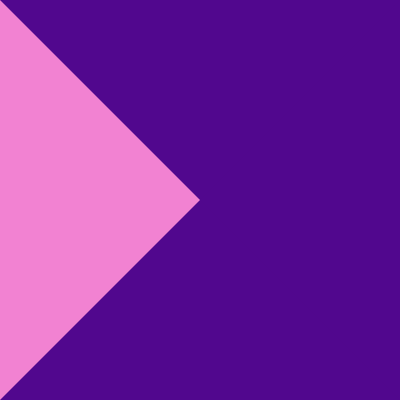
Frame 1 (no input)
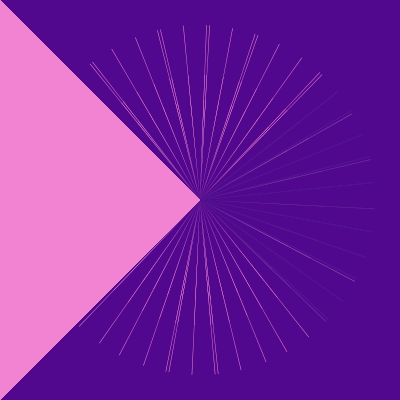
Frame 60 (the mouse pressed at the canvas centre just before this capture)
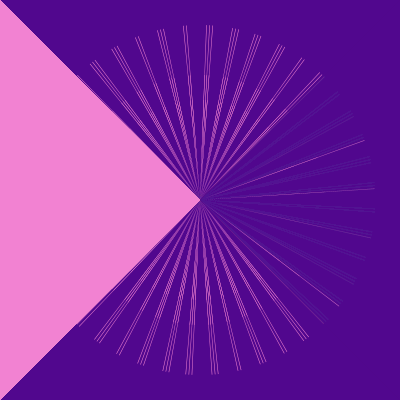
Frame 120 (the mouse held since frame 60 and released just before this capture)

The Processing sketch that drew these frames (run headless with seeded random() and noise(); from frame 60 on, the mouse is pressed at the canvas centre):

// Processing sketch: processing_82875
// ── processing_82875.pde

//Variable de couleur
int a;
//Rayon du cercle
int R;
//Centre du cercle
int xc;
int yc;
//angle qui détermine la position de l'arc
float angle1=random(0, PI);
 
 
void setup()
{
 //Epaisseur des traits
  strokeWeight(0.5);
 //Couleur de fond
  background(#51078E);
 //Taille du sketch
  size (400,400);
  //on déclare les variables
  a=(#F282D2);
  R=height-50;
  xc=width/2;
  yc=height/2;
  frameRate(160);
}
void draw()
{
 //Pour adoucir les trait.
   smooth();
  
 //Pour la couleur des arcs.
   fill(a);
  
 //On definit l'arc.
   angle1=(angle1+TWO_PI)%TWO_PI;
    
 //On trace le premier arc.
   arc (xc,yc,R,R,(angle1+frameCount)%TWO_PI,(angle1+frameCount+PI/1000)%TWO_PI);
  
/*fill(0);*/
  
 //On trace le deuxième arc.
   arc (xc,yc,R-100,R-100,(angle1+frameCount)%TWO_PI,(angle1+frameCount+PI/1000)%TWO_PI);
 //On trace le trosiième arc. 
   arc (xc,yc,R-150,R-150,(angle1+frameCount)%TWO_PI,(angle1+frameCount+PI/1000)%TWO_PI);
 
 fill(81,7,142,20);
 noStroke();
 /*stroke(#F282D2);
 strokeWeight(1);*/
 triangle(400,400,400,0,200,200); 
 fill(#F282D2);
 triangle(0,0,200,200,0,400); 
}
